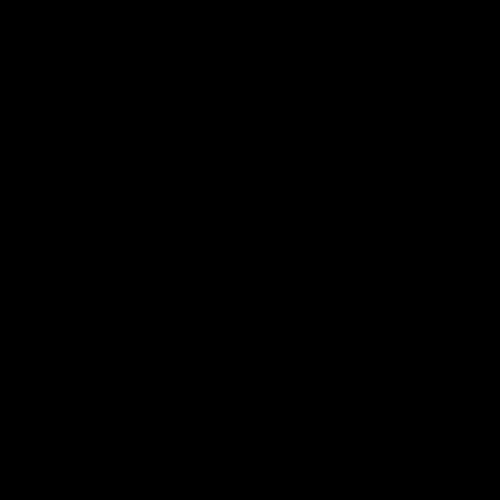
Frame 1 (no input)
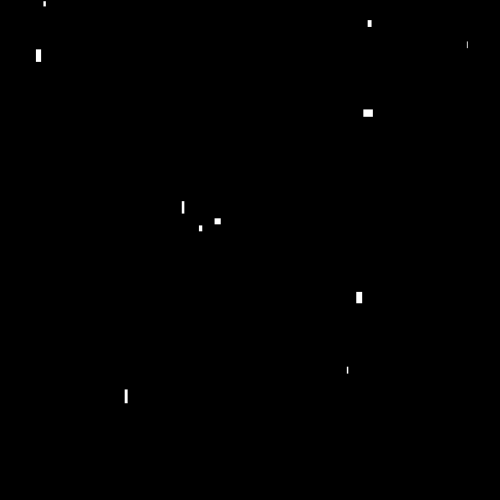
Frame 60 (the mouse pressed at the canvas centre just before this capture)
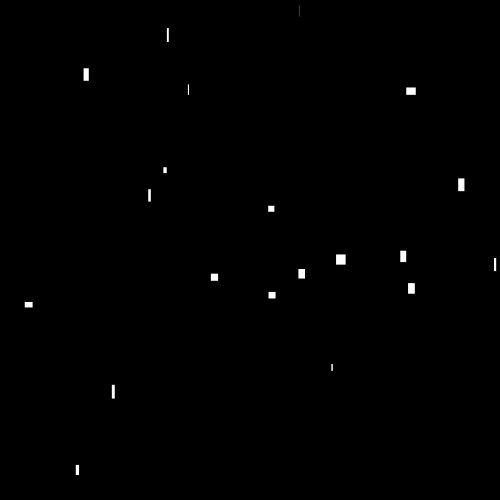
Frame 120 (the mouse held since frame 60 and released just before this capture)

The Processing sketch that drew these frames (run headless with seeded random() and noise(); from frame 60 on, the mouse is pressed at the canvas centre):

// Processing sketch: exemplethatineed
// ── exemplethatineed.pde



void setup() {
  size(500, 500);
}

void draw() {
  background(0);

  if (frameCount % 5 == 0) {
    listOfSampleElement.add(new SampleElement(
      random(0, width),
      random(0, height),
      random(0, 10),
      random(5, 15)
      ));
  }

  // parcourir chaque objet (créé depuis une class, ici SampleElement)
  for (SampleElement sampleElement : listOfSampleElement) {
   

    //le dessinner
    sampleElement.draw();

    // et l'ajouter, si il est trop "agé", a la liste des éléments a supprimer
    if (sampleElement.lifespan < millis() - sampleElement.timeOfCreation) listOfSampleElementToRemove.add(sampleElement);
  }

  listOfSampleElement.removeAll(listOfSampleElementToRemove);


  println(listOfSampleElement.size());
}

// ── opim.pde

ArrayList<SampleElement> listOfSampleElement         = new ArrayList<SampleElement>();
ArrayList<SampleElement> listOfSampleElementToRemove = new ArrayList<SampleElement>();

class SampleElement {

  float lifespan = 2500; // milliseconds
  float rectX, rectY, rectWidth, rectHeight;
  int rectIndex = 0;
  int timeOfCreation = millis();
  float vx=random(-1,1);
  float vy=random(-1,1);

  SampleElement(float rectX, float rectY, float rectWidth, float rectHeight) {
    this.rectX = rectX;
    this.rectY = rectY;
    this.rectWidth = rectWidth;
    this.rectHeight = rectHeight;
  }
 void draw() {
   rectX+=vx;
   rectY+=vy;
   
    noStroke();
    fill(255);
    rect(this.rectX, this.rectY, this.rectWidth, this.rectHeight);
    this.rectIndex++;
  }
}
